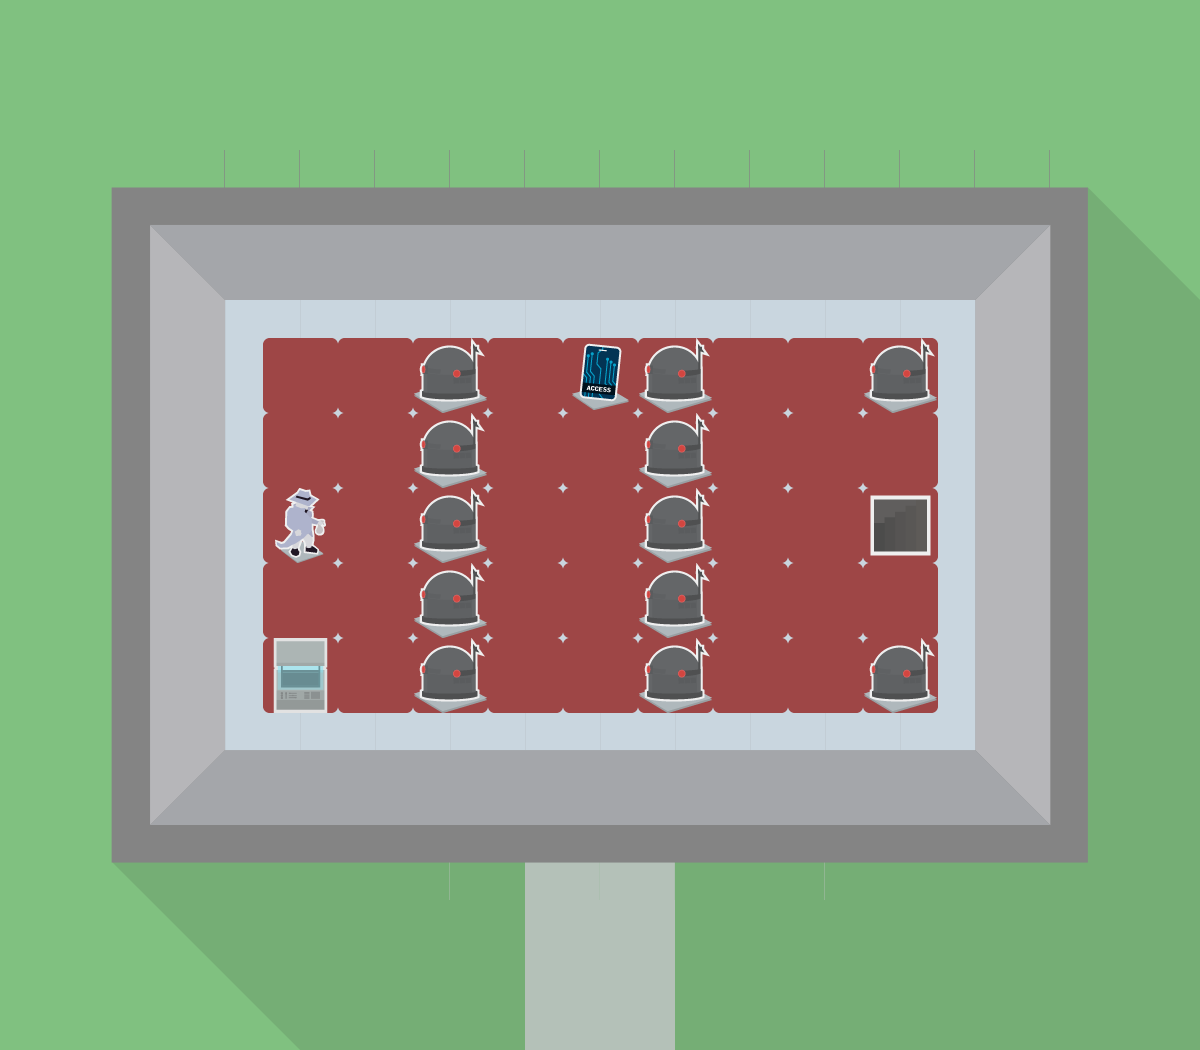

This is a level from a 2D game, rendered from its Tiled map with the project's own tilesets. A one-line summary and the complete map file follow:
An orthogonal 16x14 tile map with 75x75 px tiles, 3 tile layers (Board, Tiles, Assets), 4 tilesets.

<map version="1.0" tiledversion="1.1.4" orientation="orthogonal" renderorder="right-down" width="16" height="14" tilewidth="75" tileheight="75" infinite="0" nextobjectid="1">
 <tileset firstgid="1" name="hq_v2" tilewidth="75" tileheight="75" tilecount="56" columns="8">
  <image source="tilesets/hq_v2.png" width="600" height="525" />
 </tileset>
 <tileset firstgid="57" name="hq" tilewidth="38" tileheight="38" tilecount="100" columns="10">
  <image source="tilesets/hq.png" width="380" height="380" />
 </tileset>
 <tileset firstgid="157" name="tiles" tilewidth="75" tileheight="75" tilecount="12" columns="4">
  <image source="tiles.png" width="300" height="225" />
 </tileset>
 <tileset firstgid="169" name="warehouse_v2" tilewidth="75" tileheight="75" tilecount="42" columns="6">
  <image source="tilesets/warehouse_v2.png" width="450" height="525" />
 </tileset>
 <layer name="Board" width="16" height="14">
  <data encoding="csv">
1,1,1,1,1,1,1,1,1,1,1,1,1,1,1,1,
1,1,1,1,1,1,1,1,1,1,1,1,1,1,1,1,
1,175,176,176,176,176,176,176,176,176,176,176,176,176,179,1,
1,181,182,183,183,183,183,183,183,183,183,183,183,184,185,186,
1,181,188,189,189,189,189,189,189,189,189,189,189,190,185,210,
1,181,188,189,189,189,189,189,189,189,189,189,189,190,185,210,
1,181,188,189,189,189,189,189,189,189,189,189,189,190,185,210,
1,181,188,189,189,189,189,189,189,189,189,189,189,190,185,210,
1,181,188,189,189,189,189,189,189,189,189,189,189,190,185,210,
1,181,188,189,189,189,189,189,189,189,189,189,189,190,185,210,
1,181,194,195,195,195,195,195,195,195,195,195,195,196,185,210,
1,199,200,200,200,201,200,202,202,200,201,200,200,200,203,210,
1,1,206,210,210,210,210,54,54,210,210,210,210,210,210,210,
1,1,1,206,210,210,210,54,54,210,210,210,210,210,210,210
</data>
 </layer>
 <layer name="Tiles" width="16" height="14" offsetx="38" offsety="38">
  <data encoding="csv">
0,0,0,0,0,0,0,0,0,0,0,0,0,0,0,0,
0,0,0,0,0,0,0,0,0,0,0,0,0,0,0,0,
0,0,0,0,0,0,0,0,0,0,0,0,0,0,0,0,
0,0,0,0,0,0,0,0,0,0,0,0,0,0,0,0,
0,0,0,162,162,162,162,162,162,162,162,162,0,0,0,0,
0,0,0,162,162,162,162,162,162,162,162,162,0,0,0,0,
0,0,0,162,162,162,162,162,162,162,162,162,0,0,0,0,
0,0,0,162,162,162,162,162,162,162,162,162,0,0,0,0,
0,0,0,162,162,162,162,162,162,162,162,162,0,0,0,0,
0,0,0,0,0,0,0,0,0,0,0,0,0,0,0,0,
0,0,0,0,0,0,0,0,0,0,0,0,0,0,0,0,
0,0,0,0,0,0,0,0,0,0,0,0,0,0,0,0,
0,0,0,0,0,0,0,0,0,0,0,0,0,0,0,0,
0,0,0,0,0,0,0,0,0,0,0,0,0,0,0,0
</data>
 </layer>
 <layer name="Assets" width="16" height="14" offsetx="38" offsety="38">
  <data encoding="csv">
0,0,0,0,0,0,0,0,0,0,0,0,0,0,0,0,
0,0,0,0,0,0,0,0,0,0,0,0,0,0,0,0,
0,0,0,0,0,0,0,0,0,0,0,0,0,0,0,0,
0,0,0,0,0,0,0,0,0,0,0,0,0,0,0,0,
0,0,0,0,0,163,0,166,163,0,0,163,0,0,0,0,
0,0,0,0,0,163,0,0,163,0,0,0,0,0,0,0,
0,0,0,164,0,163,0,0,163,0,0,158,0,0,0,0,
0,0,0,0,0,163,0,0,163,0,0,0,0,0,0,0,
0,0,0,159,0,163,0,0,163,0,0,163,0,0,0,0,
0,0,0,0,0,0,0,0,0,0,0,0,0,0,0,0,
0,0,0,0,0,0,0,0,0,0,0,0,0,0,0,0,
0,0,0,0,0,0,0,0,0,0,0,0,0,0,0,0,
0,0,0,0,0,0,0,0,0,0,0,0,0,0,0,0,
0,0,0,0,0,0,0,0,0,0,0,0,0,0,0,0
</data>
 </layer>
</map>
